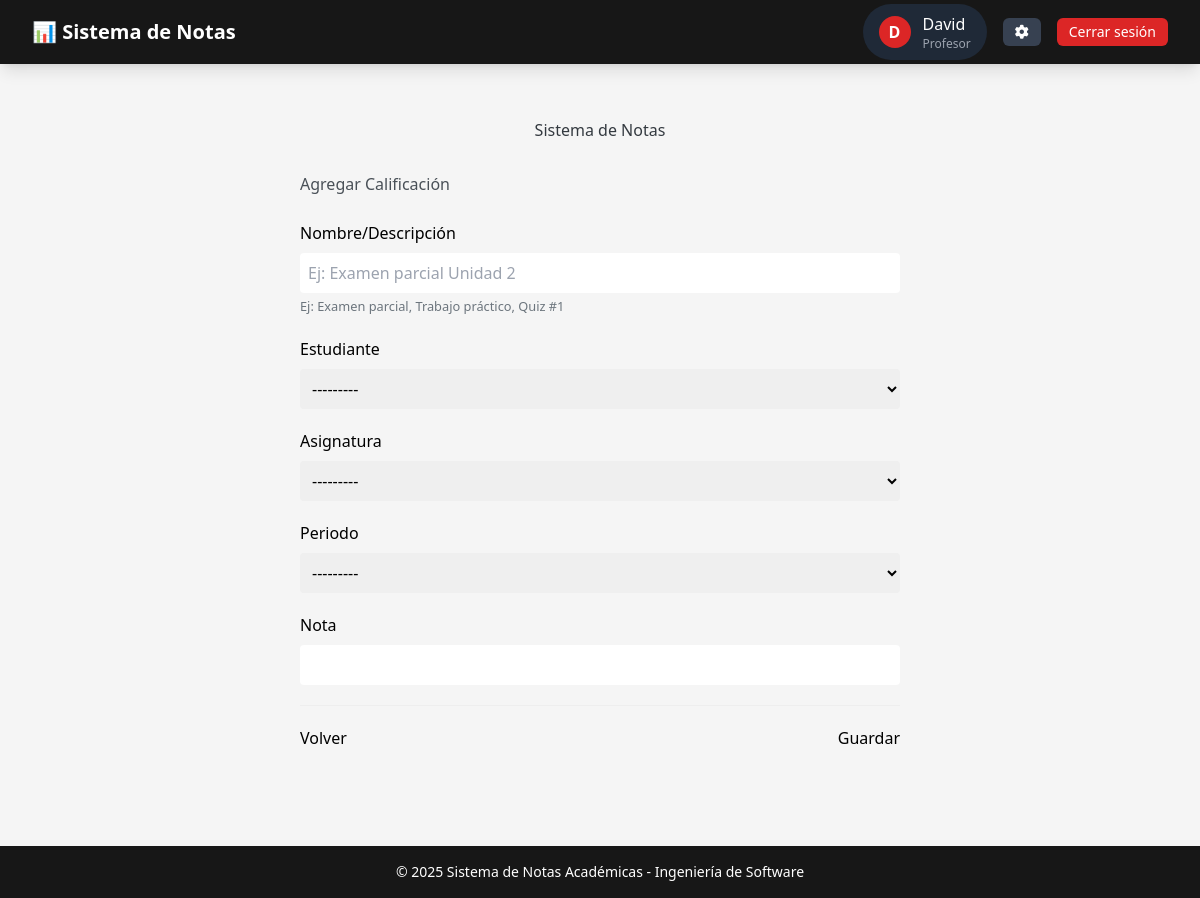
/academico/calificacion/crear/ (signed in), run on the app's committed database.
### academico/models.py (models this page shows, shortened)
class User(AbstractUser):
    ROLES = [('admin', 'Administrador'), ('profesor', 'Profesor'), ('estudiante', 'Estudiante')]
    username = models.CharField('Nombre de usuario', max_length=30, unique=True)
    rol = models.CharField('Rol', max_length=20, choices=ROLES, default='estudiante')
    pregunta_seguridad = models.CharField('Pregunta de recuperación', max_length=200, blank=True, null=True)
    respuesta_seguridad = models.CharField('Respuesta de recuperación', max_length=200, blank=True, null=True)
    primer_inicio_sesion = models.BooleanField(default=True)
    intentos_recuperacion = models.IntegerField(default=0)
    ultimo_intento = models.DateTimeField(null=True, blank=True)
    objects = CustomUserManager()
    USERNAME_FIELD = 'username'
    REQUIRED_FIELDS = ['rol']

### academico/views.py (the view, shortened to what this page needs)
# urls.py: path('calificacion/crear/', CrearCalificacionView.as_view(), name='crear_calificacion'),
class CrearCalificacionView(CreateView):
    model = Calificacion
    form_class = CalificacionForm
    template_name = 'academico/calificaciones/crear_calificacion.html'
    success_url = reverse_lazy('lista_calificaciones')

### academico/forms.py (shortened to what this page needs)
class CalificacionForm(forms.ModelForm):
    class Meta:
        model = Calificacion
        fields = ['nombre', 'estudiante', 'asignatura', 'periodo', 'nota']  # Agregar 'nombre'
        widgets = {
            'nombre': forms.TextInput(attrs={
                'class': 'border-gray-300 rounded p-2 w-full',
                'placeholder': 'Ej: Examen parcial Unidad 2'
            }),
            'estudiante': forms.Select(attrs={
                'class': 'border-gray-300 rounded p-2 w-full'
            }),
            'asignatura': forms.Select(attrs={
                'class': 'border-gray-300 rounded p-2 w-full'
            }),
            'periodo': forms.Select(attrs={
                'class': 'border-gray-300 rounded p-2 w-full'
            }),
            'nota': forms.NumberInput(attrs={
                'class': 'border-gray-300 rounded p-2 w-full',
                'step': '0.1',
                'min': '0',
                'max': '5'
            }),
        }
    def __init__(self, *args, **kwargs):
        super().__init__(*args, **kwargs)
        if self.instance and self.instance.pk:
            self.fields['estudiante'].disabled = True

### academico/models.py (called while the page is built)
    def __str__(self):
        return self.user.get_full_name() or self.user.username

    def __str__(self):
        return self.nombre

    def __str__(self):
        return self.nombre

### academico/views.py (called while the page is built)
def es_profesor(user):
    return user.rol == 'profesor'

### templates/academico/calificaciones/crear_calificacion.html (shortened to what this page needs)
{% extends 'base/base_generic.html' %}
{% block content %}
<div class="container" style="max-width: 600px; margin: 30px auto;">
    <h1 style="text-align: center; color: #343a40; margin-bottom: 30px;">Sistema de Notas</h1>
    <h2 style="color: #495057; margin-bottom: 25px;">Agregar Calificación</h2>
    <form method="post" style="margin-bottom: 40px;">
        <div style="margin-bottom: 20px;">
            <label style="display: block; margin-bottom: 8px; font-weight: 500;">Nombre/Descripción</label>
            {{ form.nombre }}
            <small style="color: #6c757d;">Ej: Examen parcial, Trabajo práctico, Quiz #1</small>
        </div>
        <div style="margin-bottom: 20px;">
            <label style="display: block; margin-bottom: 8px; font-weight: 500;">Estudiante</label>
            {{ form.estudiante }}
        </div>
        <div style="margin-bottom: 20px;">
            <label style="display: block; margin-bottom: 8px; font-weight: 500;">Asignatura</label>
            {{ form.asignatura }}
        </div>
        <div style="margin-bottom: 20px;">
            <label style="display: block; margin-bottom: 8px; font-weight: 500;">Periodo</label>
            {{ form.periodo }}
        </div>
        <div style="margin-bottom: 20px;">
            <label style="display: block; margin-bottom: 8px; font-weight: 500;">Nota</label>
            {{ form.nota }}
        </div>
        <div style="display: flex; justify-content: space-between; border-top: 1px solid #eee; padding-top: 20px;">
            <a href="{% url 'lista_calificaciones' %}" class="btn btn-secondary">
                Volver
            </a>
            <button type="submit" class="btn btn-primary">
                Guardar
            </button>
        </div>
    </form>
</div>
{% endblock %}

### templates/base/components/navbar.html (shortened to what this page needs)
<nav class="bg-academic-secondary shadow-lg">
    <div class="max-w-7xl mx-auto px-4 sm:px-6 lg:px-8">
        <div class="flex items-center justify-between h-16">
            <div class="flex items-center">
                <div class="flex-shrink-0">
                    <span class="text-white font-bold text-xl">📊 Sistema de Notas</span>
                </div>
            </div>
            <div class="flex items-center">
                {% if user.is_authenticated %}
                <div class="relative flex items-center space-x-4">
                    <div class="flex items-center space-x-3 bg-gray-800 rounded-full px-4 py-2">
                        <div class="w-8 h-8 rounded-full bg-academic-primary flex items-center justify-center text-white font-bold">
                            {{ user.username|make_list|first|upper }}
                        </div>
                        <div class="flex flex-col">
                            <span class="text-white font-medium">{{ user.username }}</span>
                            <span class="text-gray-400 text-xs">{{ user.get_rol_display }}</span>
                        </div>
                    </div>
                    <button id="configBtn" type="button" class="px-3 py-1 rounded-md text-sm font-medium text-white bg-gray-700 hover:bg-gray-600 transition duration-300 ease-in-out transform hover:scale-105">
                        <i class="fas fa-cog hover:animate-spin"></i>
                    </button>
                    <a href="{% url 'logout' %}" class="px-3 py-1 rounded-md text-sm font-medium text-white bg-academic-primary hover:bg-red-700 transition duration-300 ease-in-out transform hover:scale-105">
                        Cerrar sesión
                    </a>
                </div>
                {% endif %}
            </div>
        </div>
    </div>
</nav>

### data on the page
User: username|make_list "D", username "David", rol "Profesor"
